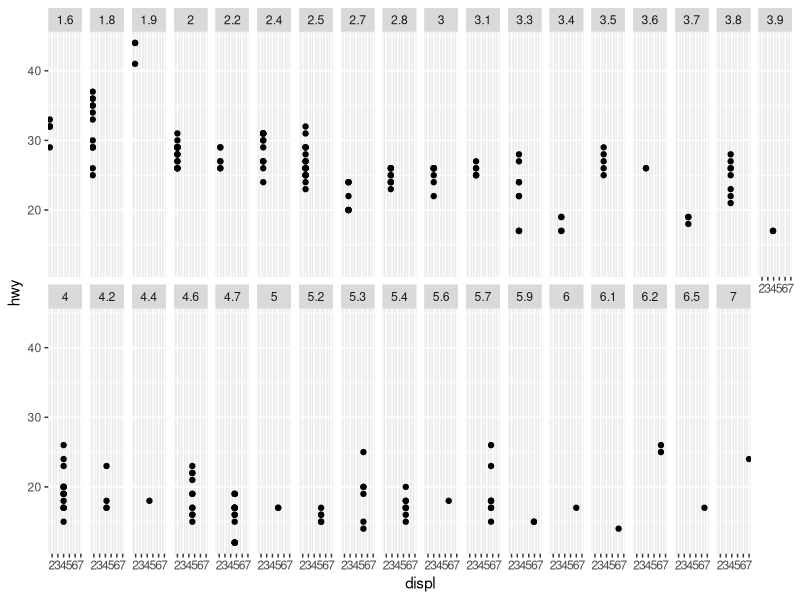
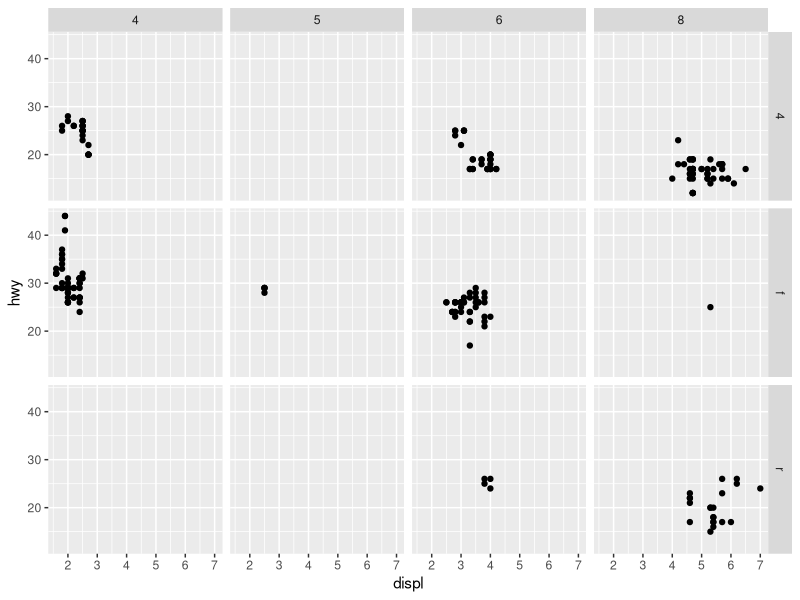
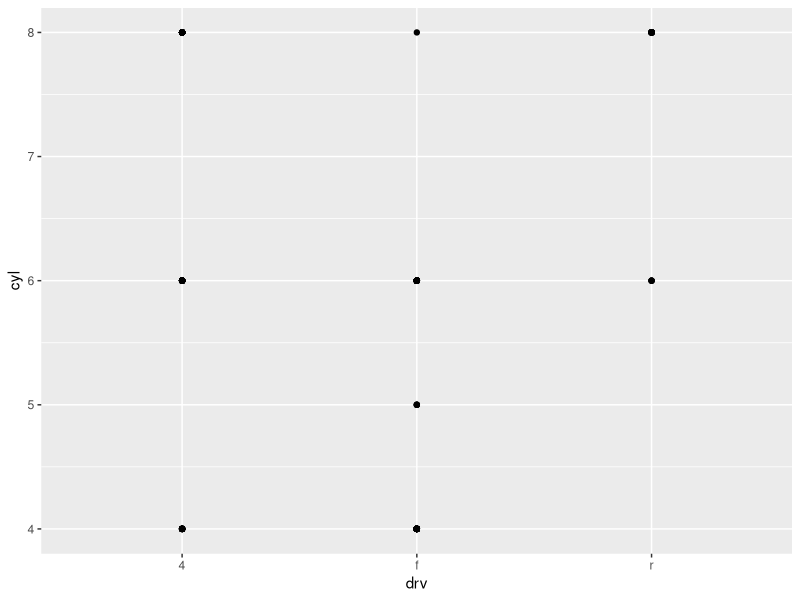
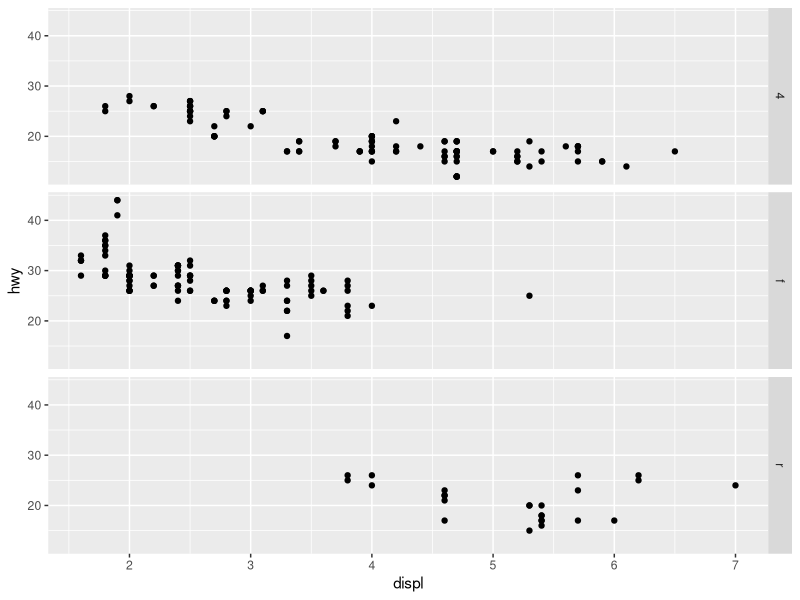
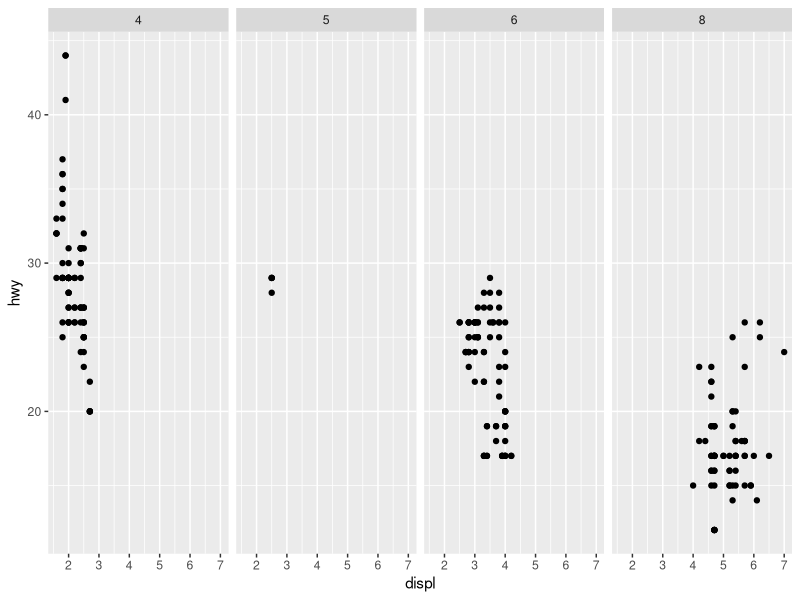
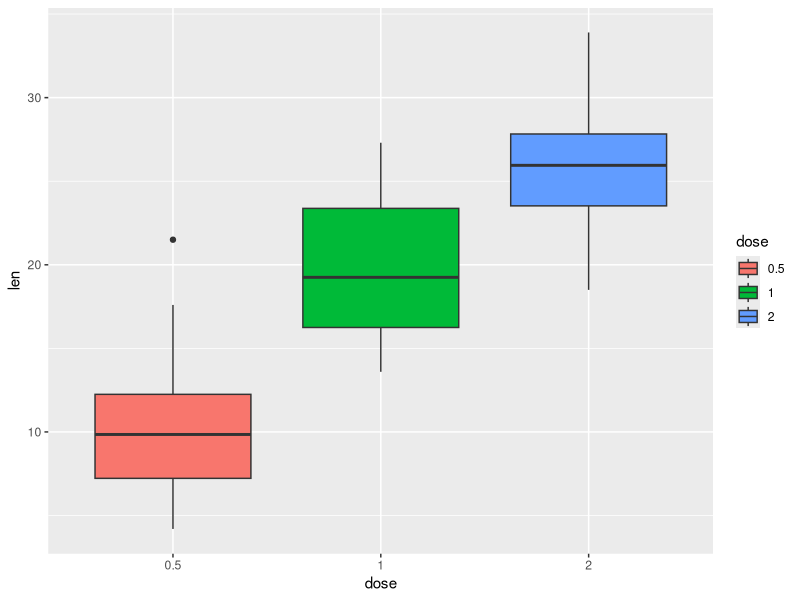
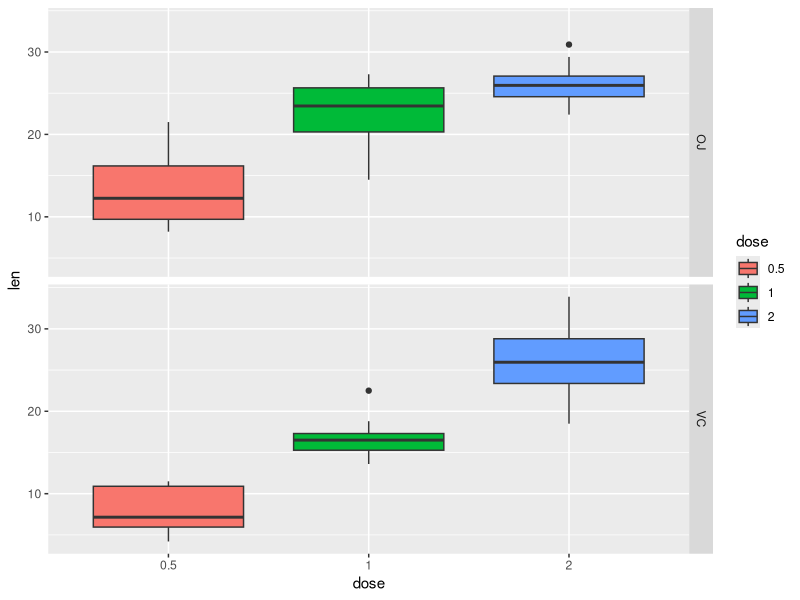
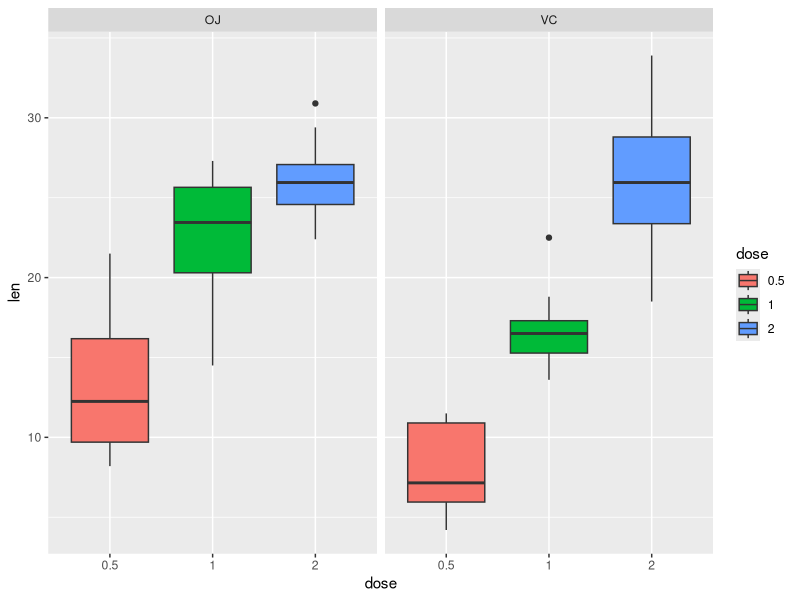

Write R code to recreate these figures, in order.
## ---- chunk 1
library(tidyverse)
## ---- chunk 2
ggplot(data = mpg) +
  geom_point(mapping = aes(x = displ, y = hwy)) +
  facet_wrap(~ displ, nrow = 2)
## ---- chunk 3
sapply(select(mpg, hwy, displ, drv, cyl), class)
ggplot(data = mpg) + geom_point(mapping = aes(x = displ, y = hwy)) + facet_grid(drv ~ cyl)
ggplot(data = mpg) + geom_point(mapping = aes(x = drv, y = cyl))
## ---- chunk 4
ggplot(data = mpg) + geom_point(mapping = aes(x = displ, y = hwy)) + facet_grid(drv ~ .)
ggplot(data = mpg) + geom_point(mapping = aes(x = displ, y = hwy)) + facet_grid(. ~ cyl)
## ---- chunk 5
?facet_wrap
## ---- chunk 6
data(ToothGrowth)
ToothGrowth$dose <- as.factor(ToothGrowth$dose)
## ---- chunk 7
bp <- ggplot(data = ToothGrowth, aes(x = dose, y = len, group = dose)) + geom_boxplot(aes(fill = dose))
bp
## ---- chunk 8
# Separar en dirección vertical
bp + facet_grid(supp ~ .)
# Separar en dirección horizontal
bp + facet_grid(. ~ supp)
## ---- chunk 9
# Faceta de dos variables: dose y supp.
# Fila es dose y columna es supp
bp + facet_grid(dose ~ supp)
# Faceta de dos variables: invertir el orden de las dos variables
# Fila es supp y columna es dose
bp + facet_grid(supp ~ dose)
## ---- chunk 10
bp + facet_grid(dose ~ supp, margins = TRUE)
